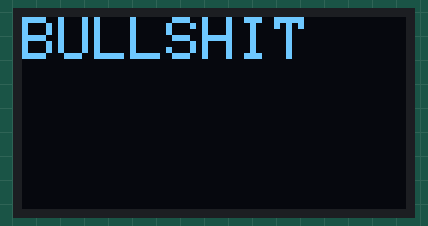
Recording of a sketch running on a simulated Arduino Uno, built with avr-gcc and run on an emulated ATmega328P. Parts: 128×64 one-colour display.

Above: at 0.2 s.

The sketch:

screenwriter.ino.ino
```cpp
#include <SPI.h>
#include <Wire.h>
#include <Adafruit_GFX.h>
#include <Adafruit_SSD1306.h>

#define OLED_RESET -1
#define SCREEN_WIDTH 128 // OLED display width, in pixels
#define SCREEN_HEIGHT 64 // OLED display height, in pixels

Adafruit_SSD1306 display(SCREEN_WIDTH, SCREEN_HEIGHT, &Wire, OLED_RESET);


void setup() {
 display.begin(SSD1306_SWITCHCAPVCC, 0x3C);
 display.clearDisplay();
delay(100);
}

void loop() {
  display.setTextSize(2.75);
  display.setTextColor(SSD1306_WHITE);
  display.setCursor(0,0);
  display.println("BULLSHIT");
  display.display();
  delay(500);
}
```
